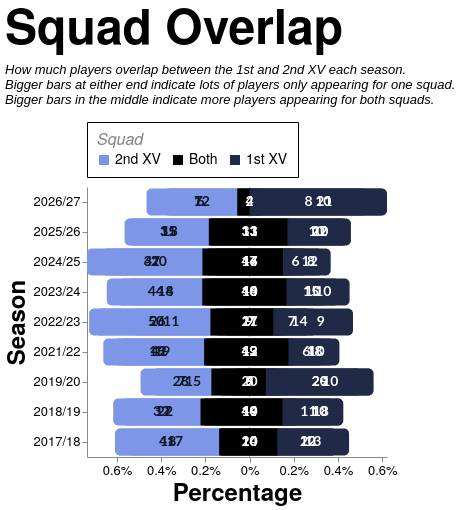

Here is the Vega-Lite specification saved for this chart:
### Vega-Lite specification from a JSON file in a GitHub repository (floating-point values rounded to 4 significant figures)
{"config": {"axis": {"labelFont": "PT Sans Narrow, Helvetica Neue, Helvetica, Arial, sans-serif", "titleFont": "PT Sans Narrow, Helvetica Neue, Helvetica, Arial, sans-serif", "labelFontSize": 13, "titleFontSize": 24, "gridColor": "#202947", "gridOpacity": 0.2, "zindex": 1}, "text": {"font": "Lato, sans-serif"}, "bar": {"cornerRadiusEnd": 5}, "header": {"labelFont": "PT Sans Narrow, Helvetica Neue, Helvetica, Arial, sans-serif", "titleFont": "PT Sans Narrow, Helvetica Neue, Helvetica, Arial, sans-serif", "labelFontSize": 24, "titleFontSize": 28, "labelFontWeight": "bold", "orient": "left"}, "legend": {"labelFont": "PT Sans Narrow, Helvetica Neue, Helvetica, Arial, sans-serif", "titleFont": "PT Sans Narrow, Helvetica Neue, Helvetica, Arial, sans-serif", "labelFontSize": 14, "titleFontSize": 16, "titlePadding": 5, "fillColor": "white", "strokeColor": "black", "padding": 10, "titleFontWeight": "lighter", "titleFontStyle": "italic", "titleColor": "gray", "offset": 10}, "title": {"font": "PT Sans Narrow, Helvetica Neue, Helvetica, Arial, sans-serif", "fontSize": 48, "fontWeight": "bold", "anchor": "start", "align": "center", "titlePadding": 20, "subtitlePadding": 10, "subtitleFontSize": 13, "subtitleColor": "", "subtitleFontStyle": "italic", "offset": 15, "color": "black"}, "axisX": {"labelAngle": 0}, "facet": {"title": null, "header": null, "align": {"row": "each", "column": "each"}, "spacing": 10}, "resolve": {"scale": {"y": "independent", "facet": "independent"}}, "background": "transparent", "scale": {"offsetBandPaddingOuter": 0.2, "offsetBandPaddingInner": 0.1}, "view": {"stroke": null, "background": "transparent"}}, "layer": [{"data": {"name": "data-d285a7403ed98ae579761d64a864032b"}, "mark": {"type": "rule", "color": "#000000", "opacity": 0.3, "size": 1, "strokeDash": [2, 2]}, "encoding": {"x": {"field": "x", "type": "quantitative"}}}, {"layer": [{"mark": {"type": "bar", "cornerRadiusBottomLeft": 5, "cornerRadiusBottomRight": 0, "cornerRadiusTopLeft": 5, "cornerRadiusTopRight": 0}, "encoding": {"color": {"field": "category", "legend": {"orient": "top", "title": "Squad", "values": ["2nd XV", "Both", "1st XV"]}, "scale": {"domain": ["1st XV", "Both", "2nd XV"], "range": ["#202946", "#000000", "#7d96e8"]}, "type": "nominal"}, "order": {"field": "render_priority", "sort": "ascending", "type": "quantitative"}, "tooltip": [{"field": "season", "title": "Season", "type": "ordinal"}, {"field": "unit", "title": "Unit", "type": "nominal"}, {"field": "category", "title": "Pattern", "type": "nominal"}, {"field": "category_group", "title": "Appearance", "type": "nominal"}, {"field": "players", "title": "Players", "type": "quantitative"}, {"field": "percentage", "format": ".1%", "title": "Percentage", "type": "quantitative"}], "x": {"axis": {"format": "%", "grid": false, "labelExpr": "datum.value > 0 ? datum.value + '%' : -datum.value + '%'"}, "field": "percentage_start", "scale": {"nice": false}, "title": "Percentage", "type": "quantitative"}, "x2": {"field": "percentage_end"}, "y": {"field": "season", "sort": "descending", "title": "Season", "type": "ordinal"}}, "transform": [{"filter": "datum.category === '2nd XV'"}]}, {"mark": {"type": "bar", "cornerRadiusBottomLeft": 0, "cornerRadiusBottomRight": 0, "cornerRadiusTopLeft": 0, "cornerRadiusTopRight": 0}, "encoding": {"color": {"field": "category", "legend": {"orient": "top", "title": "Squad", "values": ["2nd XV", "Both", "1st XV"]}, "scale": {"domain": ["1st XV", "Both", "2nd XV"], "range": ["#202946", "#000000", "#7d96e8"]}, "type": "nominal"}, "order": {"field": "render_priority", "sort": "ascending", "type": "quantitative"}, "tooltip": [{"field": "season", "title": "Season", "type": "ordinal"}, {"field": "unit", "title": "Unit", "type": "nominal"}, {"field": "category", "title": "Pattern", "type": "nominal"}, {"field": "category_group", "title": "Appearance", "type": "nominal"}, {"field": "players", "title": "Players", "type": "quantitative"}, {"field": "percentage", "format": ".1%", "title": "Percentage", "type": "quantitative"}], "x": {"axis": {"format": "%", "grid": false, "labelExpr": "datum.value > 0 ? datum.value + '%' : -datum.value + '%'"}, "field": "percentage_start", "scale": {"nice": false}, "title": "Percentage", "type": "quantitative"}, "x2": {"field": "percentage_end"}, "y": {"field": "season", "sort": "descending", "title": "Season", "type": "ordinal"}}, "transform": [{"filter": "datum.category === 'Both'"}]}, {"mark": {"type": "bar", "cornerRadiusBottomLeft": 0, "cornerRadiusBottomRight": 5, "cornerRadiusTopLeft": 0, "cornerRadiusTopRight": 5}, "encoding": {"color": {"field": "category", "legend": {"orient": "top", "title": "Squad", "values": ["2nd XV", "Both", "1st XV"]}, "scale": {"domain": ["1st XV", "Both", "2nd XV"], "range": ["#202946", "#000000", "#7d96e8"]}, "type": "nominal"}, "order": {"field": "render_priority", "sort": "ascending", "type": "quantitative"}, "tooltip": [{"field": "season", "title": "Season", "type": "ordinal"}, {"field": "unit", "title": "Unit", "type": "nominal"}, {"field": "category", "title": "Pattern", "type": "nominal"}, {"field": "category_group", "title": "Appearance", "type": "nominal"}, {"field": "players", "title": "Players", "type": "quantitative"}, {"field": "percentage", "format": ".1%", "title": "Percentage", "type": "quantitative"}], "x": {"axis": {"format": "%", "grid": false, "labelExpr": "datum.value > 0 ? datum.value + '%' : -datum.value + '%'"}, "field": "percentage_start", "scale": {"nice": false}, "title": "Percentage", "type": "quantitative"}, "x2": {"field": "percentage_end"}, "y": {"field": "season", "sort": "descending", "title": "Season", "type": "ordinal"}}, "transform": [{"filter": "datum.category === '1st XV'"}]}], "data": {"name": "data-71c958c88b9efe9cd582770f6d6c98fc"}}, {"data": {"name": "data-71c958c88b9efe9cd582770f6d6c98fc"}, "mark": {"type": "text", "align": "center", "baseline": "middle", "fontSize": 14, "fontWeight": "bold"}, "encoding": {"color": {"field": "label_color", "legend": null, "scale": null, "type": "nominal"}, "text": {"field": "players", "format": ".0f", "type": "quantitative"}, "x": {"field": "label_position", "type": "quantitative"}, "y": {"field": "season", "sort": "descending", "title": "Season", "type": "ordinal"}}, "transform": [{"filter": "datum.percentage >= 0.035"}]}], "height": {"step": 30}, "resolve": {"scale": {"x": "shared"}}, "title": {"text": "Squad Overlap", "subtitle": ["How much players overlap between the 1st and 2nd XV each season.", "Bigger bars at either end indicate lots of players only appearing for one squad.", "Bigger bars in the middle indicate more players appearing for both squads."]}, "width": 300, "$schema": "https://vega.github.io/schema/vega-lite/v5.20.1.json", "datasets": {"data-d285a7403ed98ae579761d64a864032b": [{"x": 0}], "data-71c958c88b9efe9cd582770f6d6c98fc": [{"type_code": -1, "season": "2017/18", "unit": "Total", "category": "2nd XV", "players": 41, "category_group": "One squad", "render_priority": 0, "percentage": 0.4713, "percentage_end": -0.1379, "percentage_start": -0.6092, "label_position": -0.3736, "label_color": "#111827", "unit_order": 0}, {"type_code": 0, "season": "2017/18", "unit": "Total", "category": "Both", "players": 24, "category_group": "Both squads", "render_priority": 1, "percentage": 0.2759, "percentage_end": 0.1379, "percentage_start": -0.1379, "label_position": -5.551e-17, "label_color": "white", "unit_order": 0}, {"type_code": 1, "season": "2017/18", "unit": "Total", "category": "1st XV", "players": 22, "category_group": "One squad", "render_priority": 0, "percentage": 0.2529, "percentage_end": 0.3908, "percentage_start": 0.1379, "label_position": 0.2644, "label_color": "white", "unit_order": 0}, {"type_code": -1, "season": "2017/18", "unit": "Forwards", "category": "2nd XV", "players": 18, "category_group": "One squad", "render_priority": 0, "percentage": 0.4737, "percentage_end": -0.1316, "percentage_start": -0.6053, "label_position": -0.3684, "label_color": "#111827", "unit_order": 1}, {"type_code": 0, "season": "2017/18", "unit": "Forwards", "category": "Both", "players": 10, "category_group": "Both squads", "render_priority": 1, "percentage": 0.2632, "percentage_end": 0.1316, "percentage_start": -0.1316, "label_position": -2.776e-17, "label_color": "white", "unit_order": 1}, {"type_code": 1, "season": "2017/18", "unit": "Forwards", "category": "1st XV", "players": 10, "category_group": "One squad", "render_priority": 0, "percentage": 0.2632, "percentage_end": 0.3947, "percentage_start": 0.1316, "label_position": 0.2632, "label_color": "white", "unit_order": 1}, {"type_code": -1, "season": "2017/18", "unit": "Backs", "category": "2nd XV", "players": 17, "category_group": "One squad", "render_priority": 0, "percentage": 0.425, "percentage_end": -0.125, "percentage_start": -0.55, "label_position": -0.3375, "label_color": "#111827", "unit_order": 2}, {"type_code": 0, "season": "2017/18", "unit": "Backs", "category": "Both", "players": 10, "category_group": "Both squads", "render_priority": 1, "percentage": 0.25, "percentage_end": 0.125, "percentage_start": -0.125, "label_position": 0.0, "label_color": "white", "unit_order": 2}, {"type_code": 1, "season": "2017/18", "unit": "Backs", "category": "1st XV", "players": 13, "category_group": "One squad", "render_priority": 0, "percentage": 0.325, "percentage_end": 0.45, "percentage_start": 0.125, "label_position": 0.2875, "label_color": "white", "unit_order": 2}, {"type_code": -1, "season": "2018/19", "unit": "Total", "category": "2nd XV", "players": 32, "category_group": "One squad", "render_priority": 0, "percentage": 0.3556, "percentage_end": -0.2222, "percentage_start": -0.5778, "label_position": -0.4, "label_color": "#111827", "unit_order": 0}, {"type_code": 0, "season": "2018/19", "unit": "Total", "category": "Both", "players": 40, "category_group": "Both squads", "render_priority": 1, "percentage": 0.4444, "percentage_end": 0.2222, "percentage_start": -0.2222, "label_position": 1.11e-16, "label_color": "white", "unit_order": 0}, {"type_code": 1, "season": "2018/19", "unit": "Total", "category": "1st XV", "players": 18, "category_group": "One squad", "render_priority": 0, "percentage": 0.2, "percentage_end": 0.4222, "percentage_start": 0.2222, "label_position": 0.3222, "label_color": "white", "unit_order": 0}, {"type_code": -1, "season": "2018/19", "unit": "Forwards", "category": "2nd XV", "players": 22, "category_group": "One squad", "render_priority": 0, "percentage": 0.4681, "percentage_end": -0.1489, "percentage_start": -0.617, "label_position": -0.383, "label_color": "#111827", "unit_order": 1}, {"type_code": 0, "season": "2018/19", "unit": "Forwards", "category": "Both", "players": 14, "category_group": "Both squads", "render_priority": 1, "percentage": 0.2979, "percentage_end": 0.1489, "percentage_start": -0.1489, "label_position": 0.0, "label_color": "white", "unit_order": 1}, {"type_code": 1, "season": "2018/19", "unit": "Forwards", "category": "1st XV", "players": 11, "category_group": "One squad", "render_priority": 0, "percentage": 0.234, "percentage_end": 0.383, "percentage_start": 0.1489, "label_position": 0.266, "label_color": "white", "unit_order": 1}, {"type_code": -1, "season": "2018/19", "unit": "Backs", "category": "2nd XV", "players": 17, "category_group": "One squad", "render_priority": 0, "percentage": 0.3696, "percentage_end": -0.2065, "percentage_start": -0.5761, "label_position": -0.3913, "label_color": "#111827", "unit_order": 2}, {"type_code": 0, "season": "2018/19", "unit": "Backs", "category": "Both", "players": 19, "category_group": "Both squads", "render_priority": 1, "percentage": 0.413, "percentage_end": 0.2065, "percentage_start": -0.2065, "label_position": -8.327e-17, "label_color": "white", "unit_order": 2}, {"type_code": 1, "season": "2018/19", "unit": "Backs", "category": "1st XV", "players": 10, "category_group": "One squad", "render_priority": 0, "percentage": 0.2174, "percentage_end": 0.4239, "percentage_start": 0.2065, "label_position": 0.3152, "label_color": "white", "unit_order": 2}, {"type_code": -1, "season": "2019/20", "unit": "Total", "category": "2nd XV", "players": 28, "category_group": "One squad", "render_priority": 0, "percentage": 0.3636, "percentage_end": -0.1299, "percentage_start": -0.4935, "label_position": -0.3117, "label_color": "#111827", "unit_order": 0}, {"type_code": 0, "season": "2019/20", "unit": "Total", "category": "Both", "players": 20, "category_group": "Both squads", "render_priority": 1, "percentage": 0.2597, "percentage_end": 0.1299, "percentage_start": -0.1299, "label_position": 0.0, "label_color": "white", "unit_order": 0}, {"type_code": 1, "season": "2019/20", "unit": "Total", "category": "1st XV", "players": 29, "category_group": "One squad", "render_priority": 0, "percentage": 0.3766, "percentage_end": 0.5065, "percentage_start": 0.1299, "label_position": 0.3182, "label_color": "white", "unit_order": 0}, {"type_code": -1, "season": "2019/20", "unit": "Forwards", "category": "2nd XV", "players": 15, "category_group": "One squad", "render_priority": 0, "percentage": 0.3659, "percentage_end": -0.07317, "percentage_start": -0.439, "label_position": -0.2561, "label_color": "#111827", "unit_order": 1}, {"type_code": 0, "season": "2019/20", "unit": "Forwards", "category": "Both", "players": 6, "category_group": "Both squads", "render_priority": 1, "percentage": 0.1463, "percentage_end": 0.07317, "percentage_start": -0.07317, "label_position": 1.388e-17, "label_color": "white", "unit_order": 1}, {"type_code": 1, "season": "2019/20", "unit": "Forwards", "category": "1st XV", "players": 20, "category_group": "One squad", "render_priority": 0, "percentage": 0.4878, "percentage_end": 0.561, "percentage_start": 0.07317, "label_position": 0.3171, "label_color": "white", "unit_order": 1}, {"type_code": -1, "season": "2019/20", "unit": "Backs", "category": "2nd XV", "players": 7, "category_group": "One squad", "render_priority": 0, "percentage": 0.2692, "percentage_end": -0.1731, "percentage_start": -0.4423, "label_position": -0.3077, "label_color": "#111827", "unit_order": 2}, {"type_code": 0, "season": "2019/20", "unit": "Backs", "category": "Both", "players": 9, "category_group": "Both squads", "render_priority": 1, "percentage": 0.3462, "percentage_end": 0.1731, "percentage_start": -0.1731, "label_position": 5.551e-17, "label_color": "white", "unit_order": 2}, {"type_code": 1, "season": "2019/20", "unit": "Backs", "category": "1st XV", "players": 10, "category_group": "One squad", "render_priority": 0, "percentage": 0.3846, "percentage_end": 0.5577, "percentage_start": 0.1731, "label_position": 0.3654, "label_color": "white", "unit_order": 2}, {"type_code": -1, "season": "2021/22", "unit": "Total", "category": "2nd XV", "players": 42, "category_group": "One squad", "render_priority": 0, "percentage": 0.4118, "percentage_end": -0.2059, "percentage_start": -0.6176, "label_position": -0.4118, "label_color": "#111827", "unit_order": 0}, {"type_code": 0, "season": "2021/22", "unit": "Total", "category": "Both", "players": 42, "category_group": "Both squads", "render_priority": 1, "percentage": 0.4118, "percentage_end": 0.2059, "percentage_start": -0.2059, "label_position": -5.551e-17, "label_color": "white", "unit_order": 0}, {"type_code": 1, "season": "2021/22", "unit": "Total", "category": "1st XV", "players": 18, "category_group": "One squad", "render_priority": 0, "percentage": 0.1765, "percentage_end": 0.3824, "percentage_start": 0.2059, "label_position": 0.2941, "label_color": "white", "unit_order": 0}, {"type_code": -1, "season": "2021/22", "unit": "Forwards", "category": "2nd XV", "players": 19, "category_group": "One squad", "render_priority": 0, "percentage": 0.3958, "percentage_end": -0.1979, "percentage_start": -0.5938, "label_position": -0.3958, "label_color": "#111827", "unit_order": 1}, {"type_code": 0, "season": "2021/22", "unit": "Forwards", "category": "Both", "players": 19, "category_group": "Both squads", "render_priority": 1, "percentage": 0.3958, "percentage_end": 0.1979, "percentage_start": -0.1979, "label_position": -2.776e-17, "label_color": "white", "unit_order": 1}, {"type_code": 1, "season": "2021/22", "unit": "Forwards", "category": "1st XV", "players": 10, "category_group": "One squad", "render_priority": 0, "percentage": 0.2083, "percentage_end": 0.4062, "percentage_start": 0.1979, "label_position": 0.3021, "label_color": "white", "unit_order": 1}, {"type_code": -1, "season": "2021/22", "unit": "Backs", "category": "2nd XV", "players": 18, "category_group": "One squad", "render_priority": 0, "percentage": 0.4865, "percentage_end": -0.1757, "percentage_start": -0.6622, "label_position": -0.4189, "label_color": "#111827", "unit_order": 2}, {"type_code": 0, "season": "2021/22", "unit": "Backs", "category": "Both", "players": 13, "category_group": "Both squads", "render_priority": 1, "percentage": 0.3514, "percentage_end": 0.1757, "percentage_start": -0.1757, "label_position": 8.327e-17, "label_color": "white", "unit_order": 2}, {"type_code": 1, "season": "2021/22", "unit": "Backs", "category": "1st XV", "players": 6, "category_group": "One squad", "render_priority": 0, "percentage": 0.1622, "percentage_end": 0.3378, "percentage_start": 0.1757, "label_position": 0.2568, "label_color": "white", "unit_order": 2}, {"type_code": -1, "season": "2022/23", "unit": "Total", "category": "2nd XV", "players": 50, "category_group": "One squad", "render_priority": 0, "percentage": 0.5495, "percentage_end": -0.1484, "percentage_start": -0.6978, "label_position": -0.4231, "label_color": "#111827", "unit_order": 0}, {"type_code": 0, "season": "2022/23", "unit": "Total", "category": "Both", "players": 27, "category_group": "Both squads", "render_priority": 1, "percentage": 0.2967, "percentage_end": 0.1484, "percentage_start": -0.1484, "label_position": 2.776e-17, "label_color": "white", "unit_order": 0}, {"type_code": 1, "season": "2022/23", "unit": "Total", "category": "1st XV", "players": 14, "category_group": "One squad", "render_priority": 0, "percentage": 0.1538, "percentage_end": 0.3022, "percentage_start": 0.1484, "label_position": 0.2253, "label_color": "white", "unit_order": 0}, {"type_code": -1, "season": "2022/23", "unit": "Forwards", "category": "2nd XV", "players": 26, "category_group": "One squad", "render_priority": 0, "percentage": 0.619, "percentage_end": -0.1071, "percentage_start": -0.7262, "label_position": -0.4167, "label_color": "#111827", "unit_order": 1}, {"type_code": 0, "season": "2022/23", "unit": "Forwards", "category": "Both", "players": 9, "category_group": "Both squads", "render_priority": 1, "percentage": 0.2143, "percentage_end": 0.1071, "percentage_start": -0.1071, "label_position": 6.939e-17, "label_color": "white", "unit_order": 1}, {"type_code": 1, "season": "2022/23", "unit": "Forwards", "category": "1st XV", "players": 7, "category_group": "One squad", "render_priority": 0, "percentage": 0.1667, "percentage_end": 0.2738, "percentage_start": 0.1071, "label_position": 0.1905, "label_color": "white", "unit_order": 1}, {"type_code": -1, "season": "2022/23", "unit": "Backs", "category": "2nd XV", "players": 11, "category_group": "One squad", "render_priority": 0, "percentage": 0.3548, "percentage_end": -0.1774, "percentage_start": -0.5323, "label_position": -0.3548, "label_color": "#111827", "unit_order": 2}, {"type_code": 0, "season": "2022/23", "unit": "Backs", "category": "Both", "players": 11, "category_group": "Both squads", "render_priority": 1, "percentage": 0.3548, "percentage_end": 0.1774, "percentage_start": -0.1774, "label_position": 5.551e-17, "label_color": "white", "unit_order": 2}, {"type_code": 1, "season": "2022/23", "unit": "Backs", "category": "1st XV", "players": 9, "category_group": "One squad", "render_priority": 0, "percentage": 0.2903, "percentage_end": 0.4677, "percentage_start": 0.1774, "label_position": 0.3226, "label_color": "white", "unit_order": 2}, {"type_code": -1, "season": "2023/24", "unit": "Total", "category": "2nd XV", "players": 44, "category_group": "One squad", "render_priority": 0, "percentage": 0.4444, "percentage_end": -0.202, "percentage_start": -0.6465, "label_position": -0.4242, "label_color": "#111827", "unit_order": 0}, {"type_code": 0, "season": "2023/24", "unit": "Total", "category": "Both", "players": 40, "category_group": "Both squads", "render_priority": 1, "percentage": 0.404, "percentage_end": 0.202, "percentage_start": -0.202, "label_position": -2.776e-17, "label_color": "white", "unit_order": 0}, {"type_code": 1, "season": "2023/24", "unit": "Total", "category": "1st XV", "players": 15, "category_group": "One squad", "render_priority": 0, "percentage": 0.1515, "percentage_end": 0.3535, "percentage_start": 0.202, "label_position": 0.2778, "label_color": "white", "unit_order": 0}, {"type_code": -1, "season": "2023/24", "unit": "Forwards", "category": "2nd XV", "players": 18, "category_group": "One squad", "render_priority": 0, "percentage": 0.4286, "percentage_end": -0.1667, "percentage_start": -0.5952, "label_position": -0.381, "label_color": "#111827", "unit_order": 1}, {"type_code": 0, "season": "2023/24", "unit": "Forwards", "category": "Both", "players": 14, "category_group": "Both squads", "render_priority": 1, "percentage": 0.3333, "percentage_end": 0.1667, "percentage_start": -0.1667, "label_position": -2.776e-17, "label_color": "white", "unit_order": 1}, {"type_code": 1, "season": "2023/24", "unit": "Forwards", "category": "1st XV", "players": 10, "category_group": "One squad", "render_priority": 0, "percentage": 0.2381, "percentage_end": 0.4048, "percentage_start": 0.1667, "label_position": 0.2857, "label_color": "white", "unit_order": 1}, {"type_code": -1, "season": "2023/24", "unit": "Backs", "category": "2nd XV", "players": 14, "category_group": "One squad", "render_priority": 0, "percentage": 0.3333, "percentage_end": -0.2143, "percentage_start": -0.5476, "label_position": -0.381, "label_color": "#111827", "unit_order": 2}, {"type_code": 0, "season": "2023/24", "unit": "Backs", "category": "Both", "players": 18, "category_group": "Both squads", "render_priority": 1, "percentage": 0.4286, "percentage_end": 0.2143, "percentage_start": -0.2143, "label_position": 2.776e-17, "label_color": "white", "unit_order": 2}, {"type_code": 1, "season": "2023/24", "unit": "Backs", "category": "1st XV", "players": 10, "category_group": "One squad", "render_priority": 0, "percentage": 0.2381, "percentage_end": 0.4524, "percentage_start": 0.2143, "label_position": 0.3333, "label_color": "white", "unit_order": 2}, {"type_code": -1, "season": "2024/25", "unit": "Total", "category": "2nd XV", "players": 47, "category_group": "One squad", "render_priority": 0, "percentage": 0.4563, "percentage_end": -0.2136, "percentage_start": -0.6699, "label_position": -0.4417, "label_color": "#111827", "unit_order": 0}, {"type_code": 0, "season": "2024/25", "unit": "Total", "category": "Both", "players": 44, "category_group": "Both squads", "render_priority": 1, "percentage": 0.4272, "percentage_end": 0.2136, "percentage_start": -0.2136, "label_position": 2.776e-17, "label_color": "white", "unit_order": 0}, {"type_code": 1, "season": "2024/25", "unit": "Total", "category": "1st XV", "players": 12, "category_group": "One squad", "render_priority": 0, "percentage": 0.1165, "percentage_end": 0.3301, "percentage_start": 0.2136, "label_position": 0.2718, "label_color": "white", "unit_order": 0}, {"type_code": -1, "season": "2024/25", "unit": "Forwards", "category": "2nd XV", "players": 20, "category_group": "One squad", "render_priority": 0, "percentage": 0.4444, "percentage_end": -0.1889, "percentage_start": -0.6333, "label_position": -0.4111, "label_color": "#111827", "unit_order": 1}, {"type_code": 0, "season": "2024/25", "unit": "Forwards", "category": "Both", "players": 17, "category_group": "Both squads", "render_priority": 1, "percentage": 0.3778, "percentage_end": 0.1889, "percentage_start": -0.1889, "label_position": 0.0, "label_color": "white", "unit_order": 1}, {"type_code": 1, "season": "2024/25", "unit": "Forwards", "category": "1st XV", "players": 8, "category_group": "One squad", "render_priority": 0, "percentage": 0.1778, "percentage_end": 0.3667, "percentage_start": 0.1889, "label_position": 0.2778, "label_color": "white", "unit_order": 1}, {"type_code": -1, "season": "2024/25", "unit": "Backs", "category": "2nd XV", "players": 31, "category_group": "One squad", "render_priority": 0, "percentage": 0.5849, "percentage_end": -0.1509, "percentage_start": -0.7358, "label_position": -0.4434, "label_color": "#111827", "unit_order": 2}, {"type_code": 0, "season": "2024/25", "unit": "Backs", "category": "Both", "players": 16, "category_group": "Both squads", "render_priority": 1, "percentage": 0.3019, "percentage_end": 0.1509, "percentage_start": -0.1509, "label_position": 8.327e-17, "label_color": "white", "unit_order": 2}, {"type_code": 1, "season": "2024/25", "unit": "Backs", "category": "1st XV", "players": 6, "category_group": "One squad", "render_priority": 0, "percentage": 0.1132, "percentage_end": 0.2642, "percentage_start": 0.1509, "label_position": 0.2075, "label_color": "white", "unit_order": 2}, {"type_code": -1, "season": "2025/26", "unit": "Total", "category": "2nd XV", "players": 31, "category_group": "One squad", "render_priority": 0, "percentage": 0.369, "percentage_end": -0.1845, "percentage_start": -0.5536, "label_position": -0.369, "label_color": "#111827", "unit_order": 0}, {"type_code": 0, "season": "2025/26", "unit": "Total", "category": "Both", "players": 31, "category_group": "Both squads", "render_priority": 1, "percentage": 0.369, "percentage_end": 0.1845, "percentage_start": -0.1845, "label_position": 0.0, "label_color": "white", "unit_order": 0}, {"type_code": 1, "season": "2025/26", "unit": "Total", "category": "1st XV", "players": 22, "category_group": "One squad", "render_priority": 0, "percentage": 0.2619, "percentage_end": 0.4464, "percentage_start": 0.1845, "label_position": 0.3155, "label_color": "white", "unit_order": 0}, {"type_code": -1, "season": "2025/26", "unit": "Forwards", "category": "2nd XV", "players": 13, "category_group": "One squad", "render_priority": 0, "percentage": 0.3611, "percentage_end": -0.1806, "percentage_start": -0.5417, "label_position": -0.3611, "label_color": "#111827", "unit_order": 1}, {"type_code": 0, "season": "2025/26", "unit": "Forwards", "category": "Both", "players": 13, "category_group": "Both squads", "render_priority": 1, "percentage": 0.3611, "percentage_end": 0.1806, "percentage_start": -0.1806, "label_position": 2.776e-17, "label_color": "white", "unit_order": 1}, {"type_code": 1, "season": "2025/26", "unit": "Forwards", "category": "1st XV", "players": 10, "category_group": "One squad", "render_priority": 0, "percentage": 0.2778, "percentage_end": 0.4583, "percentage_start": 0.1806, "label_position": 0.3194, "label_color": "white", "unit_order": 1}, {"type_code": -1, "season": "2025/26", "unit": "Backs", "category": "2nd XV", "players": 15, "category_group": "One squad", "render_priority": 0, "percentage": 0.3947, "percentage_end": -0.1711, "percentage_start": -0.5658, "label_position": -0.3684, "label_color": "#111827", "unit_order": 2}, {"type_code": 0, "season": "2025/26", "unit": "Backs", "category": "Both", "players": 13, "category_group": "Both squads", "render_priority": 1, "percentage": 0.3421, "percentage_end": 0.1711, "percentage_start": -0.1711, "label_position": 8.327e-17, "label_color": "white", "unit_order": 2}, {"type_code": 1, "season": "2025/26", "unit": "Backs", "category": "1st XV", "players": 10, "category_group": "One squad", "render_priority": 0, "percentage": 0.2632, "percentage_end": 0.4342, "percentage_start": 0.1711, "label_position": 0.3026, "label_color": "white", "unit_order": 2}, {"type_code": -1, "season": "2026/27", "unit": "Total", "category": "2nd XV", "players": 12, "category_group": "One squad", "render_priority": 0, "percentage": 0.3243, "percentage_end": -0.05405, "percentage_start": -0.3784, "label_position": -0.2162, "label_color": "#111827", "unit_order": 0}, {"type_code": 0, "season": "2026/27", "unit": "Total", "category": "Both", "players": 4, "category_group": "Both squads", "render_priority": 1, "percentage": 0.1081, "percentage_end": 0.05405, "percentage_start": -0.05405, "label_position": 0.0, "label_color": "white", "unit_order": 0}, {"type_code": 1, "season": "2026/27", "unit": "Total", "category": "1st XV", "players": 21, "category_group": "One squad", "render_priority": 0, "percentage": 0.5676, "percentage_end": 0.6216, "percentage_start": 0.05405, "label_position": 0.3378, "label_color": "white", "unit_order": 0}, {"type_code": -1, "season": "2026/27", "unit": "Forwards", "category": "2nd XV", "players": 6, "category_group": "One squad", "render_priority": 0, "percentage": 0.3333, "percentage_end": -0.05556, "percentage_start": -0.3889, "label_position": -0.2222, "label_color": "#111827", "unit_order": 1}, {"type_code": 0, "season": "2026/27", "unit": "Forwards", "category": "Both", "players": 2, "category_group": "Both squads", "render_priority": 1, "percentage": 0.1111, "percentage_end": 0.05556, "percentage_start": -0.05556, "label_position": 2.776e-17, "label_color": "white", "unit_order": 1}, {"type_code": 1, "season": "2026/27", "unit": "Forwards", "category": "1st XV", "players": 10, "category_group": "One squad", "render_priority": 0, "percentage": 0.5556, "percentage_end": 0.6111, "percentage_start": 0.05556, "label_position": 0.3333, "label_color": "white", "unit_order": 1}, {"type_code": -1, "season": "2026/27", "unit": "Backs", "category": "2nd XV", "players": 7, "category_group": "One squad", "render_priority": 0, "percentage": 0.4667, "percentage_end": 0.0, "percentage_start": -0.4667, "label_position": -0.2333, "label_color": "#111827", "unit_order": 2}, {"type_code": 1, "season": "2026/27", "unit": "Backs", "category": "1st XV", "players": 8, "category_group": "One squad", "render_priority": 0, "percentage": 0.5333, "percentage_end": 0.5333, "percentage_start": 0.0, "label_position": 0.2667, "label_color": "white", "unit_order": 2}]}}
